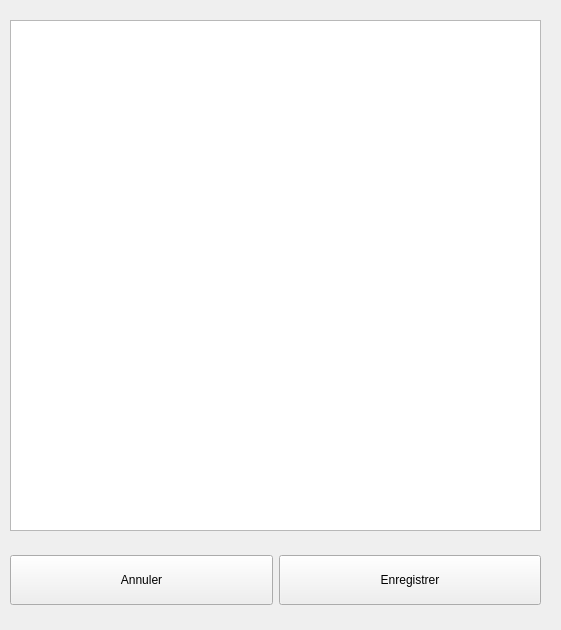
<?xml version="1.0" encoding="UTF-8"?>
<ui version="4.0">
 <class>MillingMachineProgramDialog</class>
 <widget class="QWidget" name="MillingMachineProgramDialog">
  <property name="geometry">
   <rect>
    <x>0</x>
    <y>0</y>
    <width>561</width>
    <height>630</height>
   </rect>
  </property>
  <property name="windowTitle">
   <string>Form</string>
  </property>
  <property name="styleSheet">
   <string notr="true"/>
  </property>
  <widget class="QPlainTextEdit" name="programPlainTextEdit">
   <property name="geometry">
    <rect>
     <x>10</x>
     <y>20</y>
     <width>531</width>
     <height>511</height>
    </rect>
   </property>
   <property name="readOnly">
    <bool>true</bool>
   </property>
  </widget>
  <widget class="QWidget" name="horizontalLayoutWidget">
   <property name="geometry">
    <rect>
     <x>10</x>
     <y>550</y>
     <width>531</width>
     <height>61</height>
    </rect>
   </property>
   <layout class="QHBoxLayout" name="horizontalLayout">
    <item>
     <widget class="QPushButton" name="pushButton_close">
      <property name="minimumSize">
       <size>
        <width>0</width>
        <height>50</height>
       </size>
      </property>
      <property name="text">
       <string>Annuler</string>
      </property>
     </widget>
    </item>
    <item>
     <widget class="QPushButton" name="pushButton_saveToFile">
      <property name="minimumSize">
       <size>
        <width>50</width>
        <height>50</height>
       </size>
      </property>
      <property name="text">
       <string>Enregistrer</string>
      </property>
     </widget>
    </item>
   </layout>
  </widget>
 </widget>
 <resources/>
 <connections/>
</ui>
